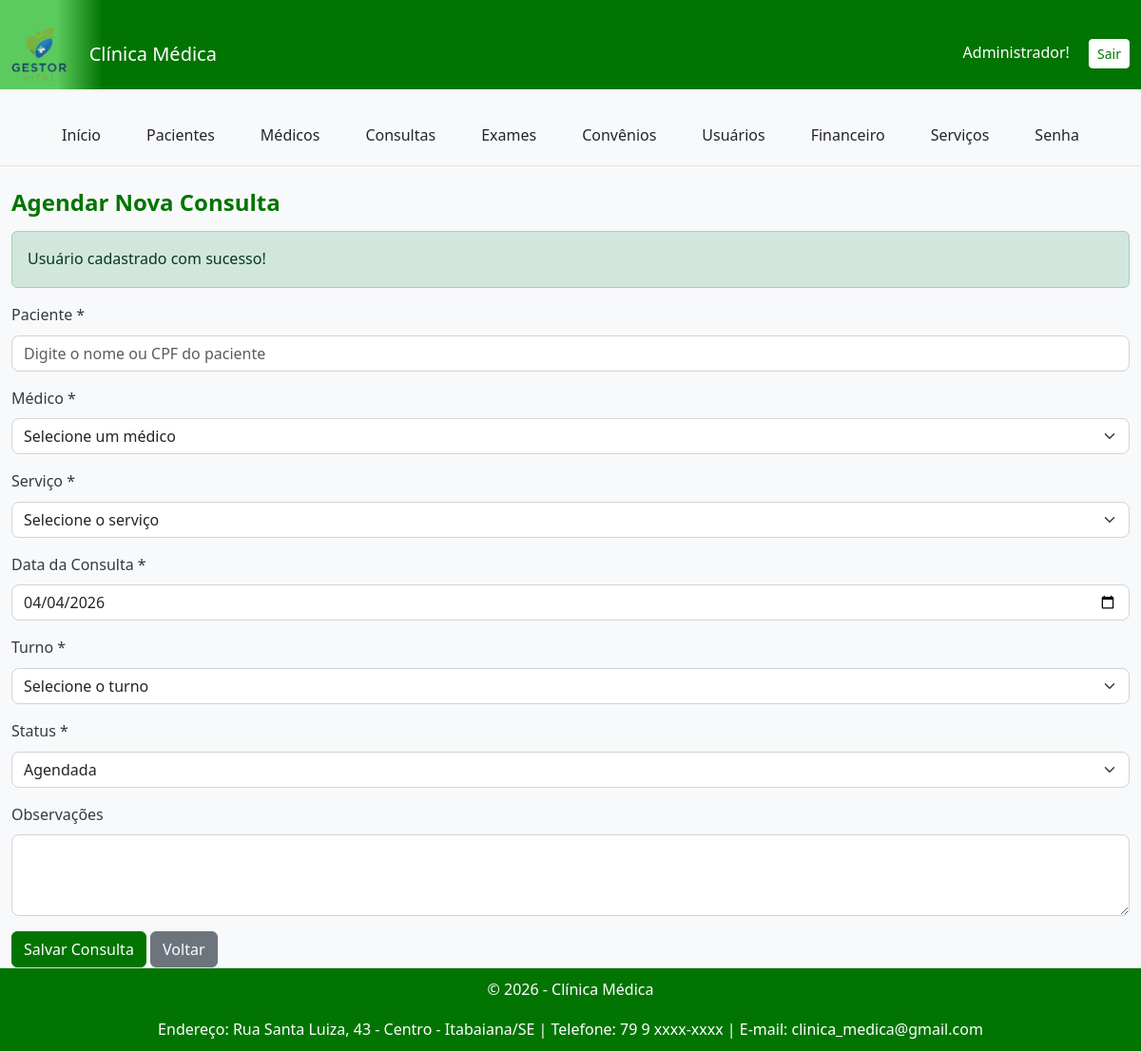
The page /clinica_medica/private/consultas/cadastrar.php (signed in) on the database its author committed.
### tables this page shows
CREATE TABLE `identidade_clinica` (
  `id` int(11) NOT NULL,
  `nome_clinica` varchar(255) NOT NULL,
  `url_logo` varchar(255) DEFAULT NULL,
  `endereco` varchar(255) DEFAULT NULL,
  `telefone` varchar(20) DEFAULT NULL,
  `email` varchar(100) DEFAULT NULL,
  `ultimo_update` timestamp NOT NULL DEFAULT CURRENT_TIMESTAMP ON UPDATE CURRENT_TIMESTAMP,
  `cor_primaria` varchar(7) DEFAULT '#007bff'
);

### config/helpers.php (called while the page is built, shortened)
<?php
function get_contrast_color($hexcolor) {
    $hexcolor = ltrim($hexcolor, '#');
    $r = hexdec(substr($hexcolor, 0, 2));
    $g = hexdec(substr($hexcolor, 2, 2));
    $b = hexdec(substr($hexcolor, 4, 2));
    $luminance = (0.299 * $r + 0.587 * $g + 0.114 * $b) / 255;
    return $luminance > 0.5 ? '#000000' : '#FFFFFF';
}
?>

### clinica_medica/private/consultas/cadastrar.php (the view, shortened to what this page needs)
<?php
require_once __DIR__ . '/../../config/config.php';
require_once __DIR__ . '/../includes/cabecalho.php';
require_once __DIR__ . '/../includes/menu.php';
$sucesso = $_SESSION['sucesso_mensagem'] ?? '';
?>
<div class="container mt-4">
    <h4>Agendar Nova Consulta</h4>
    <?php if ($sucesso): ?>
        <div class="alert alert-success mt-3"><?= htmlspecialchars($sucesso) ?></div>
    <?php endif; ?>
    <form action="salvar.php" method="POST" id="form-agendar-consulta">
        <div class="mb-3">
            <label for="paciente_nome_autocomplete" class="form-label">Paciente *</label>
            <input type="text" id="paciente_nome_autocomplete" class="form-control" placeholder="Digite o nome ou CPF do paciente" required>
        </div>
        <div class="mb-3">
            <label for="medico_id" class="form-label">Médico *</label>
            <select name="medico_id" id="medico_id" class="form-select" required>
                <option value="">Selecione um médico</option>
            </select>
        </div>
        <div class="mb-3">
            <label for="servico_id" class="form-label">Serviço *</label>
            <select name="servico_id" id="servico_id" class="form-select" required>
                <option value="">Selecione o serviço</option>
            </select>
        </div>
        <div class="mb-3">
            <label for="data_consulta" class="form-label">Data da Consulta *</label>
            <input type="date" name="data_consulta" id="data_consulta" class="form-control" required
                value="<?= date('Y-m-d') ?>" min="<?= date('Y-m-d') ?>">
        </div>
        <div class="mb-3" id="turno-section">
            <label for="turno" class="form-label">Turno *</label>
            <select name="turno" id="turno" class="form-select" required>
                <option value="">Selecione o turno</option>
            </select>
        </div>
        <div class="mb-3">
            <label for="status" class="form-label">Status *</label>
            <select name="status" id="status" class="form-select" required>
                <option value="agendada">Agendada</option>
            </select>
        </div>
        <div class="mb-3">
            <label for="observacoes" class="form-label">Observações</label>
            <textarea name="observacoes" id="observacoes" rows="3" class="form-control"></textarea>
        </div>
        <button type="submit" class="btn btn-primary">Salvar Consulta</button>
        <a href="listar.php" class="btn btn-secondary">Voltar</a>
    </form>
</div>
<?php require_once __DIR__ . '/../includes/rodape.php'; ?>

### clinica_medica/private/includes/cabecalho.php (shortened to what this page needs)
<?php
require_once __DIR__ . '/../../config/config.php';
require_once __DIR__ . '/../../../config/helpers.php';
$caminho_base_do_projeto = '/';
$nome_clinica = "Clínica Médica";
$url_logo = "logo_padrao.png";
$cor_primaria = "#007bff";
try {
    $sql = "SELECT nome_clinica, url_logo, cor_primaria FROM identidade_clinica ORDER BY id DESC LIMIT 1";
    $result = $conn->query($sql);
    if ($result && $result->num_rows > 0) {
        $identidade = $result->fetch_assoc();
        $nome_clinica = htmlspecialchars($identidade['nome_clinica']);
        if (!empty($identidade['url_logo'])) {
            $url_logo = htmlspecialchars($identidade['url_logo']);
        }
        if (!empty($identidade['cor_primaria'])) {
            $cor_primaria = htmlspecialchars($identidade['cor_primaria']);
        }
    }
} catch (Exception $e) {
    error_log("Erro ao buscar identidade da clínica: " . $e->getMessage());
}
$nome_pasta_clinica = 'clinica_medica';
$caminho_base_clinica_publica = $caminho_base_do_projeto . $nome_pasta_clinica . '/public/';
$caminho_base_clinica_uploads = $caminho_base_do_projeto . $nome_pasta_clinica . '/';
$cor_contraste = get_contrast_color($cor_primaria);
?>
<!DOCTYPE html>
<html lang="pt-br">
<head>
    <link href="https://cdn.jsdelivr.net/npm/bootstrap@5.3.2/dist/css/bootstrap.min.css" rel="stylesheet">
    <link rel="stylesheet" href="https://cdnjs.cloudflare.com/ajax/libs/font-awesome/6.5.2/css/all.min.css">
    <link rel="stylesheet" href="<?= $caminho_base_clinica_publica . 'assets/css/style.css' ?>">
</head>
<body>
<nav class="navbar navbar-expand-lg navbar-dark navbar-custom">
    <div class="container-fluid">
        <a class="navbar-brand" href="../dashboard.php">
            <img src="<?= $caminho_base_clinica_uploads . $url_logo ?>" alt="Logo da <?= $nome_clinica ?>" class="logo-img">
            <span class="ms-2"><?= $nome_clinica ?></span>
        </a>
        <div>
            <span class="me-3" style="color: <?= $cor_contraste ?>;"><?= htmlspecialchars($_SESSION['usuario_nome']); ?>!</span>
            <a href="<?= $caminho_base_do_projeto ?>logout.php" class="btn btn-sm btn-custom-logout">Sair</a>
        </div>
    </div>
</nav>
<div class="container-fluid">
    <div class="row">

### clinica_medica/private/includes/rodape.php (shortened to what this page needs)
<?php
$dados_rodape = [
    'nome_clinica' => 'Clínica Médica',
    'endereco' => '',
    'telefone' => '',
    'email' => '',
    'cor_primaria' => '#f8f9fa'
];
try {
    if (isset($conn) && $conn->ping()) {
        $sql = "SELECT nome_clinica, endereco, telefone, email, cor_primaria FROM identidade_clinica ORDER BY id DESC LIMIT 1";
        $result = $conn->query($sql);
        if ($result && $result->num_rows > 0) {
            $dados_rodape = $result->fetch_assoc();
        }
    }
} catch (Exception $e) {
    error_log("Erro ao buscar dados do rodapé: " . $e->getMessage());
}
?>
    <footer style="text-align: center; padding: 10px; background-color: <?= htmlspecialchars($dados_rodape['cor_primaria']) ?>; color: white; border-top: 1px solid #dee2e6;">
        <p>&copy; <?= date('Y') ?> - <?= htmlspecialchars($dados_rodape['nome_clinica']) ?></p>
        <p style="margin-bottom: 0;">
            Endereço: <?= htmlspecialchars($dados_rodape['endereco']) ?> |
            Telefone: <?= htmlspecialchars($dados_rodape['telefone']) ?> |
            E-mail: <?= htmlspecialchars($dados_rodape['email']) ?>
        </p>
    </footer>
</body>
</html>

### clinica_medica/public/assets/css/style.css (style rules this page uses)
:root { --primary-color: #007bff; --secondary-color: #6c757d; --background-color: #f8f9fa; --text-color: #343a40; --shadow-light: 0 4px 6px rgba(0, 0, 0, 0.1); --border-radius: 8px; }
body { overflow-y: scroll; background-color: var(--background-color); color: var(--text-color); font-family: 'Segoe UI', 'Roboto', 'Helvetica Neue', Arial, sans-serif; line-height: 1.6; }
h1, h2, h3, h4, h5, h6 { color: var(--primary-color); font-weight: 600; }
.container-fluid { padding-top: 20px; }
.btn-primary { background-color: var(--primary-color); border-color: var(--primary-color); transition: background-color 0.3s ease; }
.form-control, .form-select { border-radius: var(--border-radius); border-color: #ced4da; box-shadow: none; transition: border-color 0.2s ease, box-shadow 0.2s ease; }
.navbar-custom { min-height: 60px; }
.navbar-brand { height: 100%; padding-top: 0; padding-bottom: 0; display: flex; align-items: center; }
.logo-img { height: 98%; max-height: 50px; width: auto; object-fit: contain; }

### rows shown on the page
identidade_clinica: url_logo (picture), nome_clinica "Clínica Médica", endereco "Rua Santa Luiza, 43 - Centro - Itabaiana/SE", telefone "79 9 xxxx-xxxx", email "clinica_medica@gmail.com"

### other values the page prints
$_SESSION['usuario_nome'] "Administrador"
$nome "Início"
$nome "Pacientes"
$nome "Médicos"
$nome "Consultas"
$nome "Exames"
$nome "Convênios"
$nome "Usuários"
$nome "Financeiro"
$nome "Serviços"
$nome "Senha"
$sucesso "Usuário cadastrado com sucesso!"
